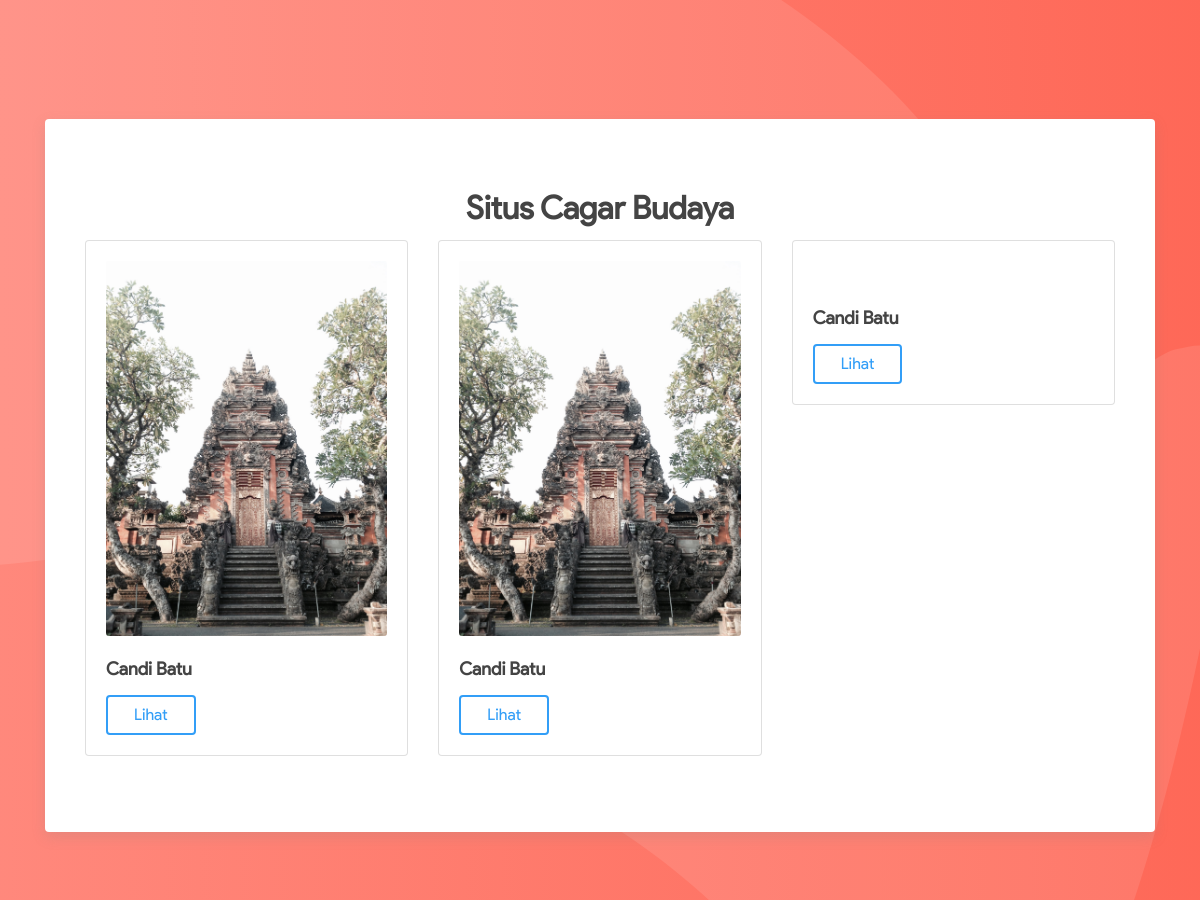
Before: / (middle part) with the older database file.
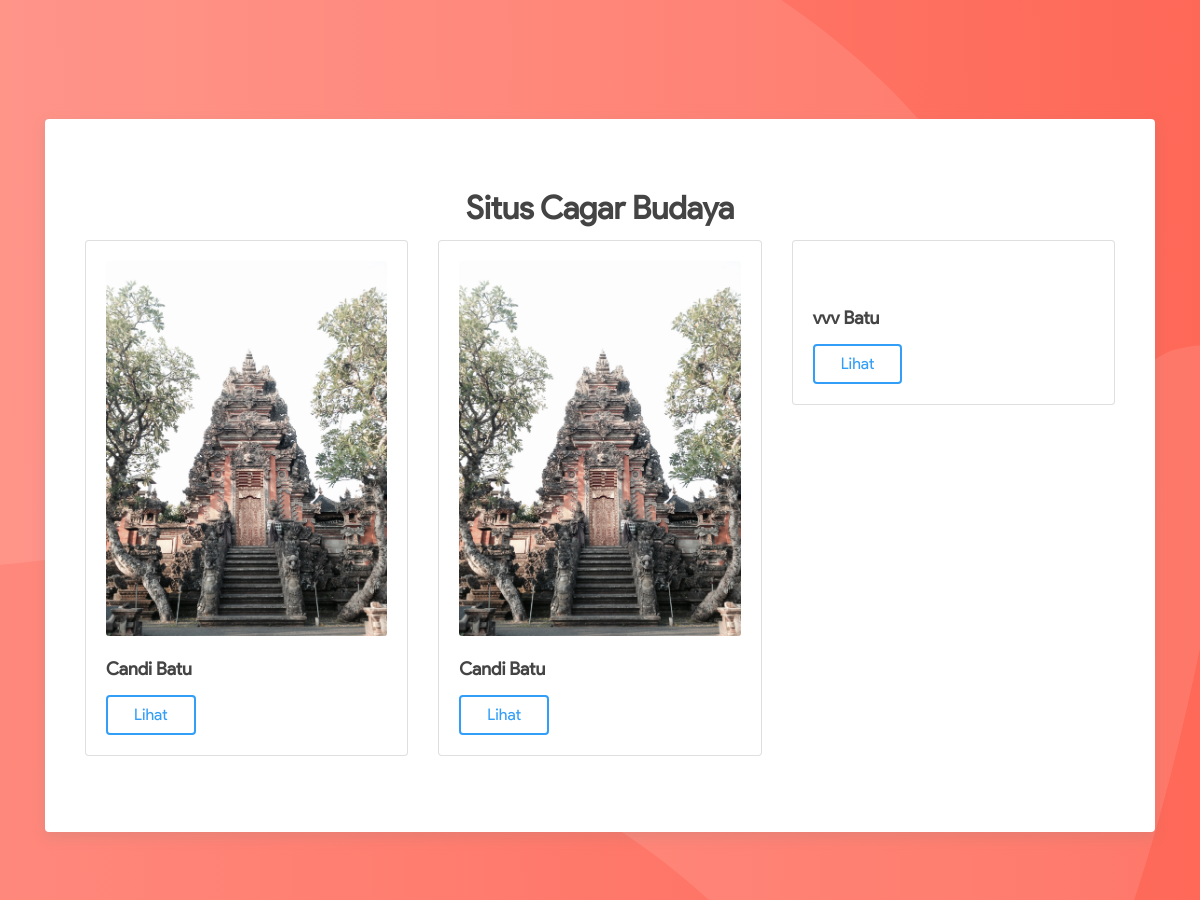
After: the same page with the newer database file.
### tables this page shows
CREATE TABLE `situs` (
  `id` int(11) NOT NULL,
  `nama_situs` varchar(256) NOT NULL,
  `id_user` int(11) NOT NULL,
  `kode_situs` varchar(256) NOT NULL,
  `deskripsi` mediumtext NOT NULL,
  `foto` varchar(256) NOT NULL DEFAULT 'default.png',
  `kondisi` mediumtext NOT NULL,
  `is_verif` int(1) NOT NULL,
  `jalan` varchar(256) NOT NULL,
  `kecamatan` varchar(256) NOT NULL,
  `kota` varchar(256) NOT NULL,
  `provinsi` varchar(256) NOT NULL,
  `date_created` timestamp NOT NULL DEFAULT CURRENT_TIMESTAMP ON UPDATE CURRENT_TIMESTAMP
);

### application/controllers/Home.php (called while the page is built, shortened)
<?php
class Home extends CI_Controller
{
    public function __construct()
    {
        $this->load->model('User_model');
        if ($this->session->userdata('email') != null) {
            $status = 1;
            $userdata = $this->User_model->getUserData($this->session->userdata('email'));
        } else {
            $status = 0;
            $userdata = [];
        }
    }
    public function index()
    {
        global $userdata;
        global $status;
        $this->load->model('situs_model', 'situs');
        $data = [
            'user' => $userdata,
            'status' => $status,
            'title' => 'CagBud Online',
            'all_situs' => $this->situs->getSitus("thumb")
        ];
        $this->load->view('style/header', $data);
        $this->load->view('style/nav', $data);
        $this->load->view('home/index', $data);
        $this->load->view('style/footer');
    }
}

### index.php (called while the page is built, shortened)
<?php
require_once BASEPATH.'core/CodeIgniter.php';

### application/models/Situs_model.php (called while the page is built, shortened)
<?php
class Situs_model extends CI_Model
{
    public function getSitus($id = "all")
    {
        if ($id == "all") {
            return $this->db->get("situs")->result_array();
        } else if ($id == "thumb") {
            $this->db->order_by('id DESC');
            return $this->db->get("situs", 3)->result_array();
        } else {
            return $this->db->get_where("situs", ["id" => $id])->row_array();
        }
    }
}

### application/views/home/index.php (the view, shortened to what this page needs)
<div class="fdb-block" style="background-image: url(<?= base_url('assets/imgs/hero/red.svg') ?>);">
    <div class="container">
        <div class="fdb-box">
            <div class="row">
                <div class="col text-center">
                    <h2>Situs Cagar Budaya</h2>
                </div>
            </div>
            <div class="row">
                <?php foreach ($all_situs as $situs) { ?>
                    <div class="col-sm-4 mb-3">
                        <div class="card">
                            <div class="card-body">
                                <img src="<?= base_url('assets/uploads/situs/' . $situs['foto']) ?>" class="card-img" alt="">
                                <h3 class="card-title"><?= $situs['nama_situs'] ?></h3>
                                <a href="<?= base_url('situs/' . $situs['id']) ?>" class="btn btn-outline-primary">Lihat</a>
                            </div>
                        </div>
                    </div>
                <?php } ?>
            </div>
        </div>
    </div>
</div>

### application/views/style/header.php (shortened to what this page needs)
<!doctype html>
<html lang="en">
<head>
    <link href="<?= base_url('assets/vendor/fontawesome-free/css/all.min.css') ?>" rel="stylesheet">
    <link href="<?= base_url('assets/css/bootstrap.min.css')  ?>" rel="stylesheet">
    <link href="<?= base_url('assets/css/font.css') ?>" rel="stylesheet">
    <link href="<?= base_url('assets/css/froala_blocks.min.css') ?>" rel="stylesheet">
    <link href="<?= base_url('assets/css/animate.css') ?>" rel="stylesheet">
    <link href="<?= base_url('assets/css/my.css') ?>" rel="stylesheet">
    <link href="<?= base_url('assets/css/sweetalert2.min.css') ?>" rel="stylesheet">
    <link href="<?= base_url('assets/css/owl/owl.carousel.min.css') ?>" rel="stylesheet">
    <link href="<?= base_url('assets/css/owl/owl.theme.default.min.css') ?>" rel="stylesheet">
    <link href="<?= base_url('assets/css/my.css') ?>" rel="stylesheet">
</head>

### application/views/style/footer.php (shortened to what this page needs)
</body>
</html>

### assets/css/my.css (style rules this page uses)
html { scroll-behavior: smooth; }

### application/views/home/index.php (style rules this page uses)
body, html { height: 100%; }

Changed rows visible on the page:
changed situs: nama_situs "Candi Batu" → "vvv Batu"
